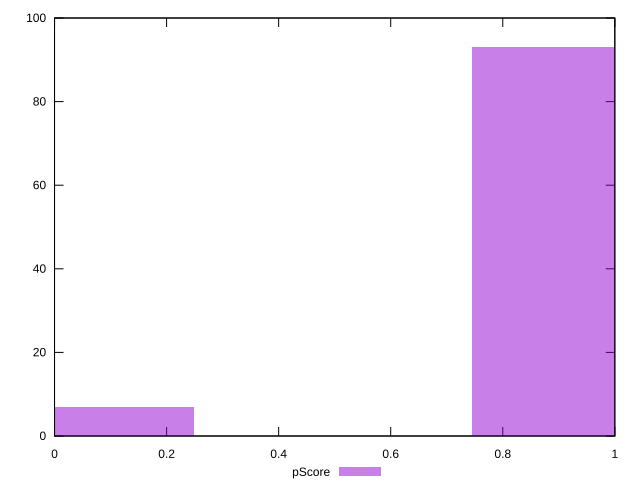

Source code (gnuplot):
reset

$pScore <<EOF
0 7
0.9933441849229264 93
EOF

set key outside below
set boxwidth 0.4966720924614632
set xrange [0:1]
set yrange [0:100]
set trange [0:100]
set style fill transparent solid 0.5 noborder
set terminal svg size 640, 490 enhanced background rgb 'white'
set output "reports/report_00027_2021-02-24T12-40-31.850Z/server-response-time/samples/music/pScore/histogram.svg"

plot $pScore title "pScore" with boxes

reset
